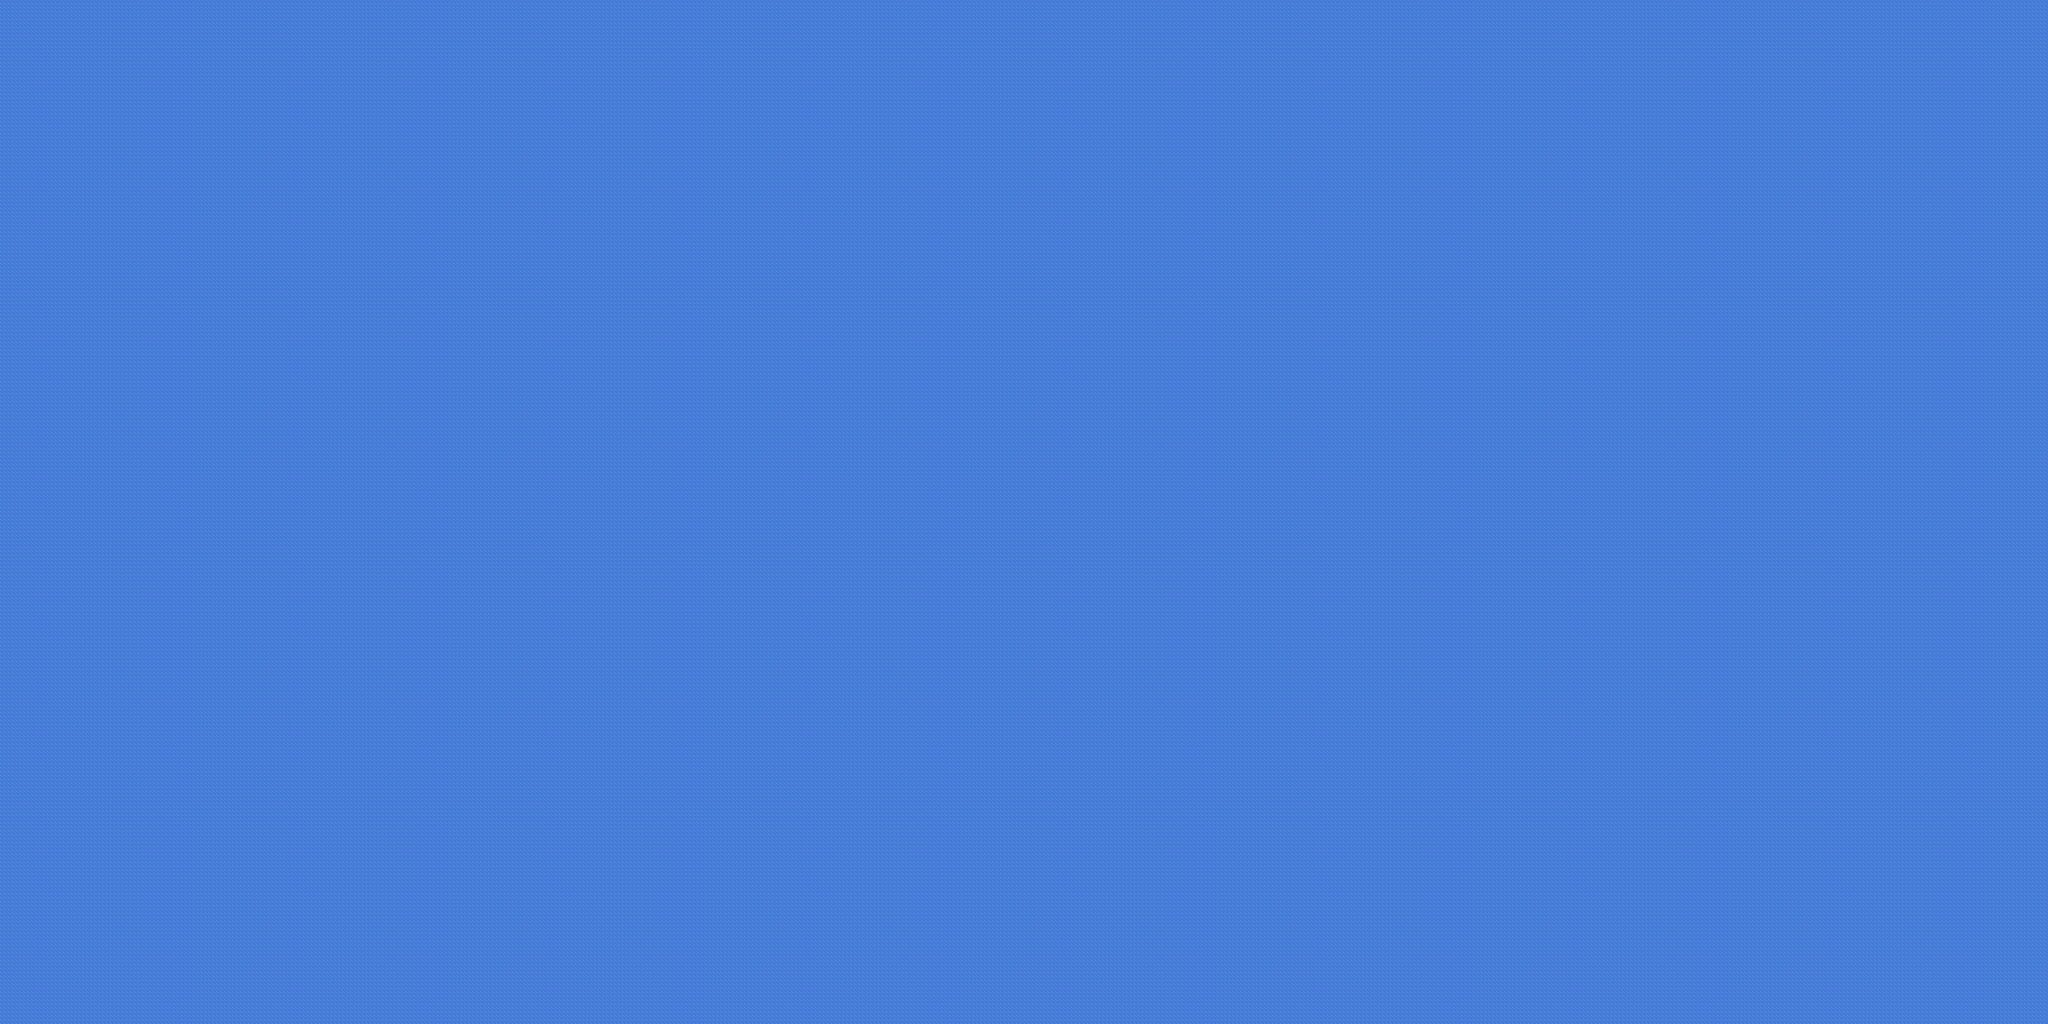

Rendered tile map (Tiled .tmx) drawn with the repository's tilesets; below, a short description and the map source with its tile grids summarised:
An orthogonal 520x260 tile map with 16x16 px tiles, 1 tile layer (Tilelaag 1).

<map version="1.0" orientation="orthogonal" renderorder="right-down" width="520" height="260" tilewidth="16" tileheight="16" nextobjectid="1">
 <tileset firstgid="1" name="poketile" tilewidth="16" tileheight="16" spacing="1" tilecount="1708" columns="61">
  <image source="../gfx/tilemap/poketile.png" width="1036" height="475" />
 </tileset>
 <layer name="Tilelaag 1" width="520" height="260">
  <data>[135200 cells, 135200 non-empty, 1 distinct tile ids]</data>
 </layer>
</map>
